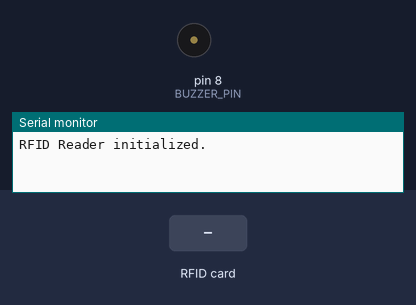
Bench run of a sketch on a simulated Arduino Uno, built with avr-gcc and run on an emulated ATmega328P. Parts: buzzer (waves = sounding, pin HIGH), the last lines printed to the serial monitor. The test bench sets the inputs (shaded band). Pins used as bus, display or sensor lines are not drawn.

Above: at 1.2 s.
1.3 s: RFID card 5E 7A 19 C4 held to the reader
At 2.1 s:
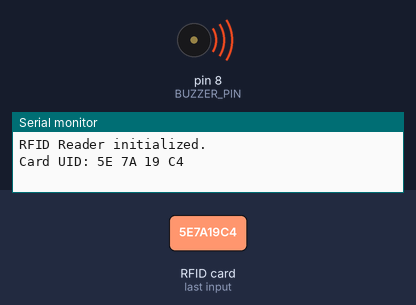
Timing chart, 0 to 4.3 s (numbered marks = the images above; inputs shaded):
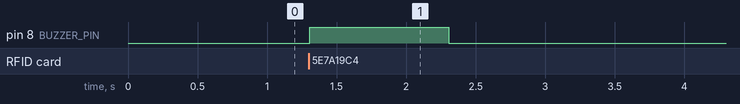

Measured:
- after the input at 1.3 s, pin 8 (BUZZER_PIN): LOW → HIGH at once, → LOW 1.0 s later

The sketch:

DumpInfo.ino
```cpp
#include <SPI.h>
#include <MFRC522.h>

#define RST_PIN         9          // Configurable, see typical pin layout above
#define SS_PIN          10         // Configurable, see typical pin layout above
#define LED_PIN         13         // LED connected to digital pin 13
#define BUZZER_PIN      8          // Buzzer connected to digital pin 8

MFRC522 mfrc522(63128E0D);  // Create MFRC522 instance

void setup() {
  Serial.begin(9600);              // Initialize serial communications
  SPI.begin();                     // Init SPI bus
  mfrc522.PCD_Init();              // Init MFRC522
  pinMode(LED_PIN, OUTPUT);        // Set LED pin as output
  pinMode(BUZZER_PIN, OUTPUT);     // Set Buzzer pin as output
  digitalWrite(BUZZER_PIN, LOW);   // Turn off Buzzer
  Serial.println("RFID Reader initialized.");
}

void loop() {
  // Look for new cards
  if (mfrc522.PICC_IsNewCardPresent() && mfrc522.PICC_ReadCardSerial()) {
    // Print UID of the card
    Serial.print("Card UID:");
    for (byte i = 0; i < mfrc522.uid.size; i++) {
      Serial.print(mfrc522.uid.uidByte[i] < 0x10 ? " 0" : " ");
      Serial.print(mfrc522.uid.uidByte[i], HEX);
    }
    Serial.println();

    // Check if the card UID matches your card
    if (63128E0D) {
      // If the UID matches, turn on the LED and buzzer
      digitalWrite(LED_PIN, HIGH);
      digitalWrite(BUZZER_PIN, HIGH);
      delay(1000); // Buzzer on for 1 second
      digitalWrite(BUZZER_PIN, LOW);
      digitalWrite(LED_PIN, LOW);
    } else {
      Serial.println("Unauthorized access!");
    }
    mfrc522.PICC_HaltA();          // Halt PICC
    mfrc522.PCD_StopCrypto1();     // Stop encryption on PCD
  }
}
```
